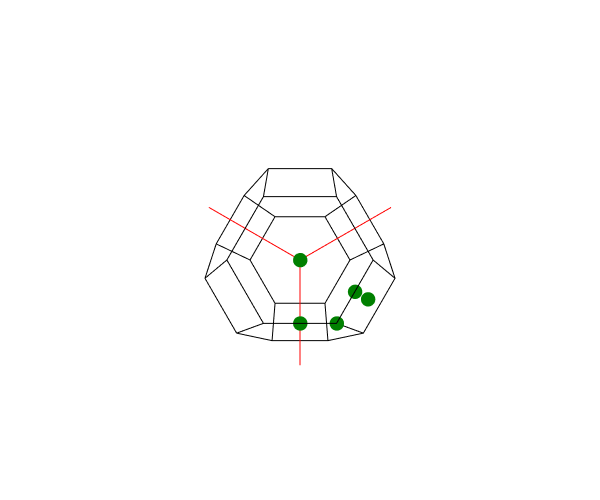

Notebook source saved alongside this figure:
### Markdown cell above
**wave number $\vec q$**

The wave vector $\vec q$ is introduced into the phonon calculation. The physical meaning of wave vector is the propagation direction of vibration mode. Theoretically, the $\vec q$ is limited to the [first Brillouin zone](https://en.wikipedia.org/wiki/Brillouin_zone) (please see the [appendix](#section_5.2) for the detailed explaination).

Let's use the function `get_brillouin_zone_3d` to see the first brillouin zone of crystal sillicon.
Please compare with the figure in Wikipedia:

<figure>
    <img src="https://upload.wikimedia.org/wikipedia/commons/c/c1/Brillouin_Zone_%281st%2C_FCC%29.svg" style="width:300px"/>
    <figcaption>First Brillouin zone of FCC lattice, showing symmetry labels for high symmetry lines and points.<br/> Cite from <a href="https://en.wikipedia.org/wiki/Brillouin_zone">https://en.wikipedia.org/wiki/Brillouin_zone</a></figcaption>
</figure>

### Code cell
from matlantis_features.utils.visual_utils.brillouin_zone import get_brillouin_zone_3d

fig = get_brillouin_zone_3d(atoms.cell, show_reciprocal_basis=True, show_special_k_points=True)
fig.update_layout(width=600, height=500)

### Figure 1 — Plotly figure (JSON) as saved in the notebook; plotly's stock layout.template omitted (floating-point values rounded to 4 significant figures)
{"data": [{"line": {"color": "black", "width": 2}, "mode": "lines", "showlegend": false, "type": "scatter3d", "x": [3.015e-09, 0.09143, 5.15e-09, -0.09143, 3.015e-09], "y": [-0.1829, -0.1829, -0.1829, -0.1829, -0.1829], "z": [0.09143, 1.824e-09, -0.09143, 7.545e-09, 0.09143]}, {"line": {"color": "black", "width": 2}, "mode": "lines", "showlegend": false, "type": "scatter3d", "x": [-0.1829, -0.1829, -0.1829, -0.1829, -0.1829], "y": [-0.09143, 4.728e-09, 0.09143, 6.412e-10, -0.09143], "z": [7.637e-09, -0.09143, -1.433e-09, 0.09143, 7.637e-09]}, {"line": {"color": "black", "width": 2}, "mode": "lines", "showlegend": false, "type": "scatter3d", "x": [-0.1829, -0.09143, 5.15e-09, 4.942e-09, -0.09143, -0.1829, -0.1829], "y": [-0.09143, -0.1829, -0.1829, -0.09143, 4.427e-09, 4.728e-09, -0.09143], "z": [7.637e-09, 7.545e-09, -0.09143, -0.1829, -0.1829, -0.09143, 7.637e-09]}, {"line": {"color": "black", "width": 2}, "mode": "lines", "showlegend": false, "type": "scatter3d", "x": [-0.1829, -0.09143, 3.015e-09, 5.908e-09, -0.09143, -0.1829, -0.1829], "y": [-0.09143, -0.1829, -0.1829, -0.09143, 5.025e-09, 6.412e-10, -0.09143], "z": [7.637e-09, 7.545e-09, 0.09143, 0.1829, 0.1829, 0.09143, 7.637e-09]}, {"line": {"color": "black", "width": 2}, "mode": "lines", "showlegend": false, "type": "scatter3d", "x": [4.942e-09, -0.09143, -5.908e-09, 0.09143, 4.942e-09], "y": [-0.09143, 4.427e-09, 0.09143, -5.025e-09, -0.09143], "z": [-0.1829, -0.1829, -0.1829, -0.1829, -0.1829]}, {"line": {"color": "black", "width": 2}, "mode": "lines", "showlegend": false, "type": "scatter3d", "x": [4.942e-09, 5.15e-09, 0.09143, 0.1829, 0.1829, 0.09143, 4.942e-09], "y": [-0.09143, -0.1829, -0.1829, -0.09143, -6.412e-10, -5.025e-09, -0.09143], "z": [-0.1829, -0.09143, 1.824e-09, 1.433e-09, -0.09143, -0.1829, -0.1829]}, {"line": {"color": "black", "width": 2}, "mode": "lines", "showlegend": false, "type": "scatter3d", "x": [-0.1829, -0.09143, -5.908e-09, -3.015e-09, -0.09143, -0.1829, -0.1829], "y": [4.728e-09, 4.427e-09, 0.09143, 0.1829, 0.1829, 0.09143, 4.728e-09], "z": [-0.09143, -0.1829, -0.1829, -0.09143, -1.824e-09, -1.433e-09, -0.09143]}, {"line": {"color": "black", "width": 2}, "mode": "lines", "showlegend": false, "type": "scatter3d", "x": [0.09143, 0.1829, 0.1829, 0.09143, -5.15e-09, -4.942e-09, 0.09143], "y": [-4.427e-09, -4.728e-09, 0.09143, 0.1829, 0.1829, 0.09143, -4.427e-09], "z": [0.1829, 0.09143, -7.637e-09, -7.545e-09, 0.09143, 0.1829, 0.1829]}, {"line": {"color": "black", "width": 2}, "mode": "lines", "showlegend": false, "type": "scatter3d", "x": [0.1829, 0.1829, 0.1829, 0.1829, 0.1829], "y": [-6.412e-10, -0.09143, -4.728e-09, 0.09143, -6.412e-10], "z": [-0.09143, 1.433e-09, 0.09143, -7.637e-09, -0.09143]}, {"line": {"color": "black", "width": 2}, "mode": "lines", "showlegend": false, "type": "scatter3d", "x": [-0.09143, 5.908e-09, 0.09143, -4.942e-09, -0.09143], "y": [5.025e-09, -0.09143, -4.427e-09, 0.09143, 5.025e-09], "z": [0.1829, 0.1829, 0.1829, 0.1829, 0.1829]}, {"line": {"color": "black", "width": 2}, "mode": "lines", "showlegend": false, "type": "scatter3d", "x": [3.015e-09, 5.908e-09, 0.09143, 0.1829, 0.1829, 0.09143, 3.015e-09], "y": [-0.1829, -0.09143, -4.427e-09, -4.728e-09, -0.09143, -0.1829, -0.1829], "z": [0.09143, 0.1829, 0.1829, 0.09143, 1.433e-09, 1.824e-09, 0.09143]}, {"line": {"color": "black", "width": 2}, "mode": "lines", "showlegend": false, "type": "scatter3d", "x": [-0.09143, -0.1829, -0.1829, -0.09143, -5.15e-09, -4.942e-09, -0.09143], "y": [5.025e-09, 6.412e-10, 0.09143, 0.1829, 0.1829, 0.09143, 5.025e-09], "z": [0.1829, 0.09143, -1.433e-09, -1.824e-09, 0.09143, 0.1829, 0.1829]}, {"line": {"color": "black", "width": 2}, "mode": "lines", "showlegend": false, "type": "scatter3d", "x": [0.09143, 0.1829, 0.1829, 0.09143, -3.015e-09, -5.908e-09, 0.09143], "y": [-5.025e-09, -6.412e-10, 0.09143, 0.1829, 0.1829, 0.09143, -5.025e-09], "z": [-0.1829, -0.09143, -7.637e-09, -7.545e-09, -0.09143, -0.1829, -0.1829]}, {"line": {"color": "black", "width": 2}, "mode": "lines", "showlegend": false, "type": "scatter3d", "x": [-0.09143, -3.015e-09, 0.09143, -5.15e-09, -0.09143], "y": [0.1829, 0.1829, 0.1829, 0.1829, 0.1829], "z": [-1.824e-09, -0.09143, -7.545e-09, 0.09143, -1.824e-09]}, {"line": {"color": "red", "width": 2}, "mode": "lines", "showlegend": false, "type": "scatter3d", "x": [0, -0.128], "y": [0, 0.128], "z": [0, 0.128]}, {"line": {"color": "red", "width": 2}, "mode": "lines", "showlegend": false, "type": "scatter3d", "x": [0, 0.128], "y": [0, -0.128], "z": [0, 0.128]}, {"line": {"color": "red", "width": 2}, "mode": "lines", "showlegend": false, "type": "scatter3d", "x": [0, 0.128], "y": [0, 0.128], "z": [0, -0.128]}, {"marker": {"color": "green", "size": 5}, "mode": "markers", "showlegend": false, "text": ["G [0 0 0]", "K [0.375 0.375 0.75 ]", "L [0.5 0.5 0.5]", "U [0.625 0.25  0.625]", "W [0.5  0.25 0.75]", "X [0.5 0.  0.5]"], "type": "scatter3d", "x": [0, 0.1371, 0.09143, 0.04571, 0.09143, -7.668e-09], "y": [0, 0.1371, 0.09143, 0.1829, 0.1829, 0.1829], "z": [0, 5.867e-10, 0.09143, 0.04571, -1.586e-10, -1.099e-09]}], "layout": {"height": 500, "scene": {"aspectmode": "auto", "aspectratio": {"x": 1.0, "y": 1.0, "z": 1.0}, "xaxis": {"type": "linear", "visible": false}, "yaxis": {"type": "linear", "visible": false}, "zaxis": {"type": "linear", "visible": false}}, "width": 600}}
